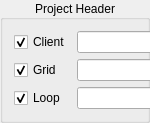
     <widget class="QGroupBox" name="groupBox_6">
      <property name="sizePolicy">
       <sizepolicy hsizetype="Preferred" vsizetype="Maximum">
        <horstretch>0</horstretch>
        <verstretch>0</verstretch>
       </sizepolicy>
      </property>
      <property name="minimumSize">
       <size>
        <width>150</width>
        <height>0</height>
       </size>
      </property>
      <property name="maximumSize">
       <size>
        <width>150</width>
        <height>16777215</height>
       </size>
      </property>
      <property name="title">
       <string>Project Header</string>
      </property>
      <property name="alignment">
       <set>Qt::AlignCenter</set>
      </property>
      <property name="flat">
       <bool>false</bool>
      </property>
      <layout class="QGridLayout" name="gridLayout_6">
       <item row="2" column="1">
        <widget class="QLineEdit" name="loop_edit">
         <property name="sizePolicy">
          <sizepolicy hsizetype="Preferred" vsizetype="Fixed">
           <horstretch>0</horstretch>
           <verstretch>0</verstretch>
          </sizepolicy>
         </property>
         <property name="minimumSize">
          <size>
           <width>80</width>
           <height>0</height>
          </size>
         </property>
         <property name="maximumSize">
          <size>
           <width>80</width>
           <height>16777215</height>
          </size>
         </property>
        </widget>
       </item>
       <item row="0" column="0">
        <widget class="QCheckBox" name="share_client_cbox">
         <property name="sizePolicy">
          <sizepolicy hsizetype="Preferred" vsizetype="Fixed">
           <horstretch>0</horstretch>
           <verstretch>0</verstretch>
          </sizepolicy>
         </property>
         <property name="text">
          <string>Client</string>
         </property>
         <property name="checked">
          <bool>true</bool>
         </property>
        </widget>
       </item>
       <item row="1" column="0">
        <widget class="QCheckBox" name="share_grid_cbox">
         <property name="sizePolicy">
          <sizepolicy hsizetype="Preferred" vsizetype="Fixed">
           <horstretch>0</horstretch>
           <verstretch>0</verstretch>
          </sizepolicy>
         </property>
         <property name="text">
          <string>Grid</string>
         </property>
         <property name="checked">
          <bool>true</bool>
         </property>
        </widget>
       </item>
       <item row="1" column="1">
        <widget class="QLineEdit" name="grid_edit">
         <property name="sizePolicy">
          <sizepolicy hsizetype="Preferred" vsizetype="Fixed">
           <horstretch>0</horstretch>
           <verstretch>0</verstretch>
          </sizepolicy>
         </property>
         <property name="minimumSize">
          <size>
           <width>80</width>
           <height>0</height>
          </size>
         </property>
         <property name="maximumSize">
          <size>
           <width>80</width>
           <height>16777215</height>
          </size>
         </property>
         <property name="frame">
          <bool>true</bool>
         </property>
        </widget>
       </item>
       <item row="0" column="1">
        <widget class="QLineEdit" name="client_edit">
         <property name="sizePolicy">
          <sizepolicy hsizetype="Fixed" vsizetype="Fixed">
           <horstretch>0</horstretch>
           <verstretch>0</verstretch>
          </sizepolicy>
         </property>
         <property name="minimumSize">
          <size>
           <width>80</width>
           <height>0</height>
          </size>
         </property>
         <property name="maximumSize">
          <size>
           <width>80</width>
           <height>16777215</height>
          </size>
         </property>
         <property name="frame">
          <bool>true</bool>
         </property>
        </widget>
       </item>
       <item row="2" column="0">
        <widget class="QCheckBox" name="share_loop_cbox">
         <property name="sizePolicy">
          <sizepolicy hsizetype="Preferred" vsizetype="Fixed">
           <horstretch>0</horstretch>
           <verstretch>0</verstretch>
          </sizepolicy>
         </property>
         <property name="text">
          <string>Loop</string>
         </property>
         <property name="checkable">
          <bool>true</bool>
         </property>
         <property name="checked">
          <bool>true</bool>
         </property>
        </widget>
       </item>
      </layout>
     </widget>
